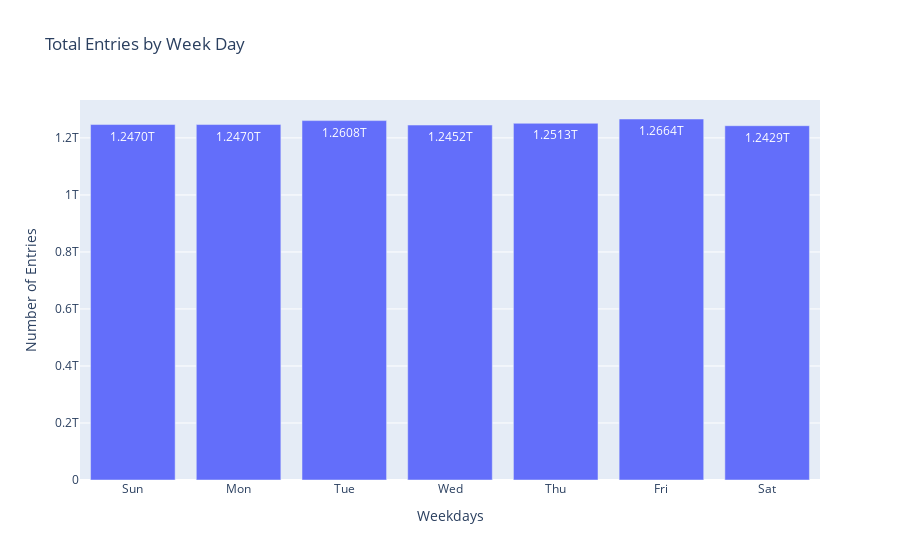

Here is the notebook cell this chart was saved with:
### Code cell
# Create a bar chart with text labels
# Divisor for trillion 
divisor_t = 1e12

# Divisor for billion 
# divisor_g = 1e9  

bar_chart = go.Figure(data=[go.Bar(
    x=df_entries_by_date["WEEKDAY"],  # X-axis: Weekday
    y=df_entries_by_date["ENTRIES"],  # Y-axis: Entries
    text=df_entries_by_date["ENTRIES"]/divisor_t,  # Text labels for each bar (entry count)
    texttemplate="%{text:.4f}T"  # Text formatting template
)])

# Customize the chart layout
bar_chart.update_layout(
    title_text='Total Entries by Week Day',  # Chart title
    xaxis_title='Weekdays',  # X-axis label
    yaxis_title='Number of Entries'  # Y-axis label
)
bar_chart.show()

### Figure 1 — Plotly figure (JSON) as saved in the notebook; plotly's stock layout.template omitted (floating-point values rounded to 4 significant figures)
{"data": [{"text": [1.247, 1.247, 1.261, 1.245, 1.251, 1.266, 1.243], "texttemplate": "%{text:.4f}T", "type": "bar", "x": ["Sun", "Mon", "Tue", "Wed", "Thu", "Fri", "Sat"], "y": [1246951609437, 1246963113459, 1260786302797, 1245174439806, 1251255792917, 1266389749725, 1242867078777]}], "layout": {"title": {"text": "Total Entries by Week Day"}, "xaxis": {"title": {"text": "Weekdays"}}, "yaxis": {"title": {"text": "Number of Entries"}}}}
